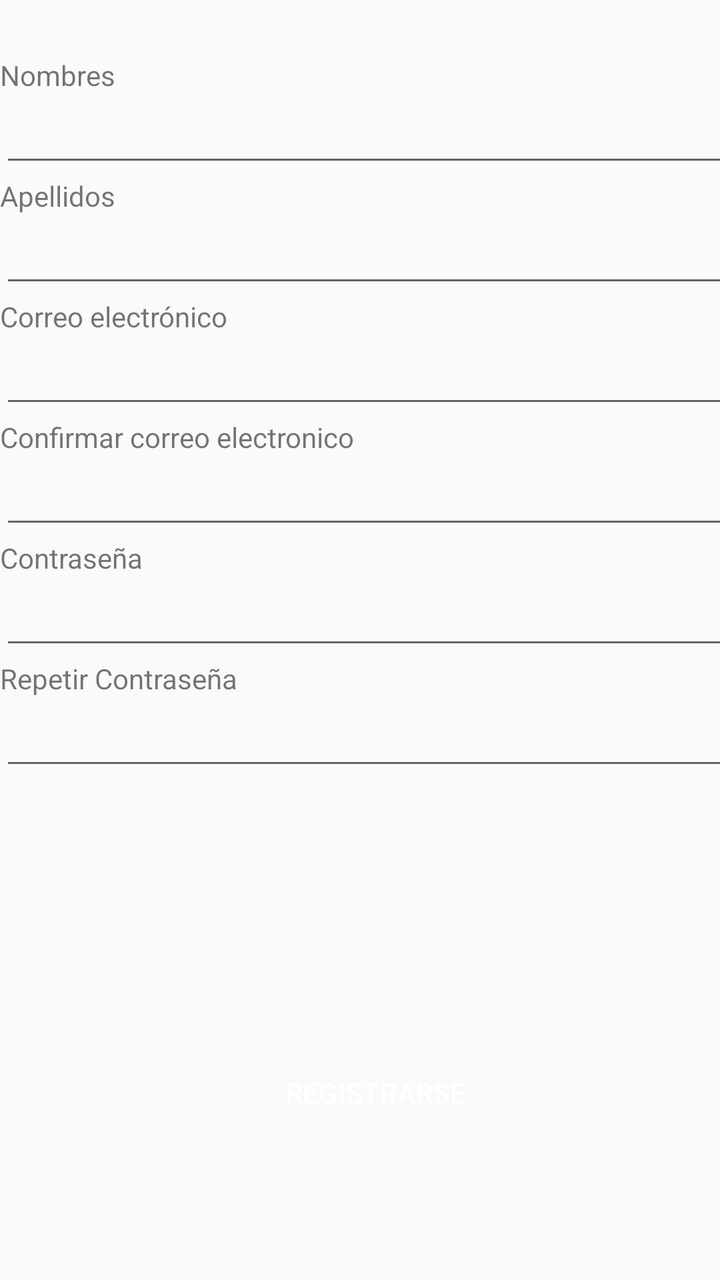
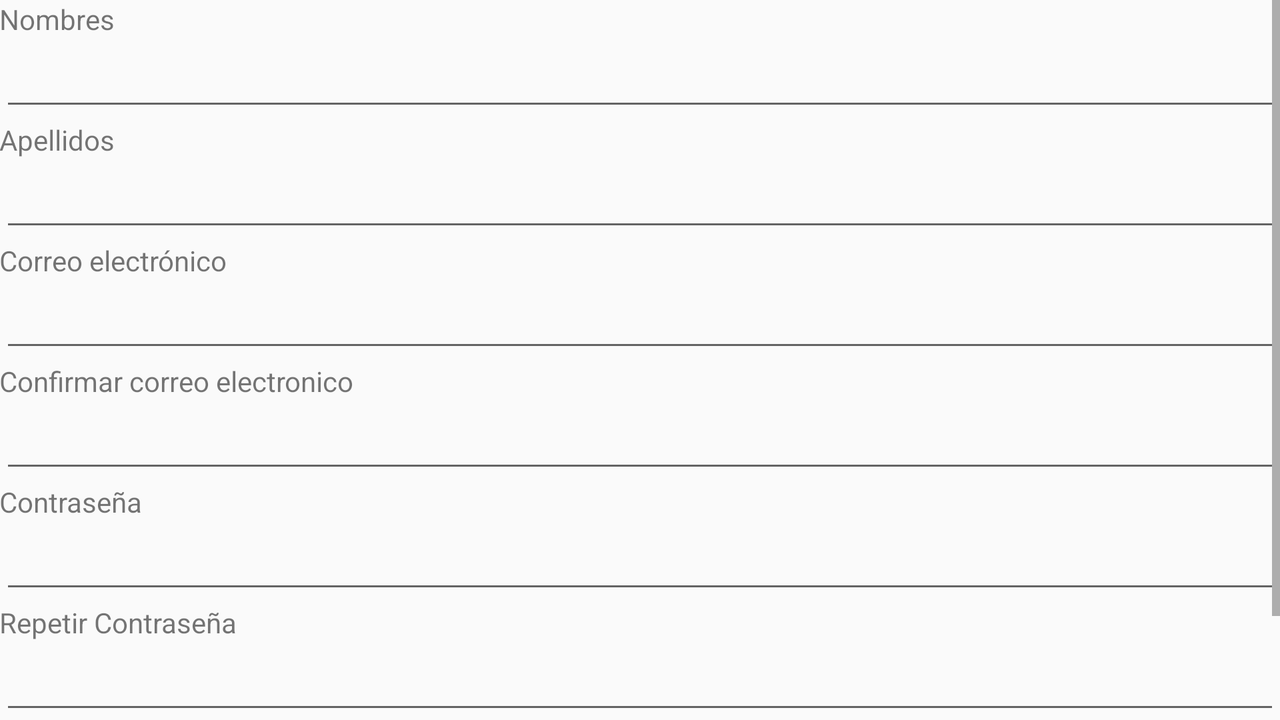

One screen, two layout resources from the same app: the default and the repository's alternative for another configuration. Each is rendered where Android would select it; the XML of both is given below.
<!-- AndroidManifest.xml: application theme AppTheme -->
<!-- res/layout/registro_activity.xml -->
<?xml version="1.0" encoding="utf-8"?>
<LinearLayout xmlns:android="http://schemas.android.com/apk/res/android"
    android:orientation="vertical" android:layout_width="match_parent"
    android:layout_height="match_parent"
    android:theme="@style/AppTheme"
    android:weightSum="1">


    <TableLayout
        android:layout_width="match_parent"
        android:layout_height="28dp"
        android:layout_gravity="center_horizontal"></TableLayout>

    <LinearLayout
        android:orientation="vertical"
        android:layout_width="376dp"
        android:layout_height="match_parent"
        android:weightSum="1">

        <LinearLayout
            android:orientation="vertical"
            android:layout_width="match_parent"
            android:layout_height="wrap_content"></LinearLayout>

        <TextView
            android:layout_width="wrap_content"
            android:layout_height="wrap_content"
            android:textAppearance="?android:attr/textAppearanceSmall"
            android:text="Nombres"
            android:id="@+id/txtNombre"
            android:layout_below="@+id/edtUsuarionuevo"
            android:layout_alignParentLeft="true"
            android:layout_alignParentStart="true" />

        <EditText
            android:layout_width="match_parent"
            android:layout_height="wrap_content"
            android:id="@+id/editText"
            android:layout_below="@+id/txtNombre"
            android:layout_alignParentLeft="true"
            android:layout_alignParentStart="true" />

        <TextView
            android:layout_width="wrap_content"
            android:layout_height="wrap_content"
            android:textAppearance="?android:attr/textAppearanceSmall"
            android:text="Apellidos"
            android:id="@+id/txtApellidos"
            android:layout_below="@+id/etNombres"
            android:layout_alignParentLeft="true"
            android:layout_alignParentStart="true" />

        <EditText
            android:layout_width="match_parent"
            android:layout_height="wrap_content"
            android:id="@+id/etNombres"
            android:layout_below="@+id/txtNombre"
            android:layout_alignParentLeft="true"
            android:layout_alignParentStart="true" />

        <TextView
            android:layout_width="wrap_content"
            android:layout_height="wrap_content"
            android:textAppearance="?android:attr/textAppearanceSmall"
            android:text="Correo electrónico"
            android:id="@+id/txtCorreo"
            android:layout_below="@+id/edtApellidos"
            android:layout_alignParentLeft="true"
            android:layout_alignParentStart="true" />

        <EditText
            android:layout_width="match_parent"
            android:layout_height="wrap_content"
            android:id="@+id/edtApellidos"
            android:layout_below="@+id/txtApellidos"
            android:layout_alignParentLeft="true"
            android:layout_alignParentStart="true" />

        <TextView
            android:layout_width="wrap_content"
            android:layout_height="wrap_content"
            android:textAppearance="?android:attr/textAppearanceSmall"
            android:text="Confirmar correo electronico"
            android:id="@+id/txtNuevoUsuario"
            android:layout_alignParentTop="true"
            android:layout_alignParentLeft="true"
            android:layout_alignParentStart="true" />

        <EditText
            android:layout_width="match_parent"
            android:layout_height="wrap_content"
            android:inputType="textEmailAddress"
            android:ems="10"
            android:id="@+id/edtCorreo"
            android:layout_below="@+id/txtCorreo"
            android:layout_alignParentLeft="true"
            android:layout_alignParentStart="true" />

        <TextView
            android:layout_width="wrap_content"
            android:layout_height="wrap_content"
            android:textAppearance="?android:attr/textAppearanceSmall"
            android:text="Contraseña"
            android:id="@+id/txtNuevaContraseña"
            android:layout_below="@+id/edtCorreo"
            android:layout_alignParentLeft="true"
            android:layout_alignParentStart="true" />

        <EditText
            android:layout_width="match_parent"
            android:layout_height="wrap_content"
            android:inputType="textPassword"
            android:ems="10"
            android:id="@+id/edtNuevaContraseña"
            android:layout_below="@+id/txtNuevaContraseña"
            android:layout_alignParentLeft="true"
            android:layout_alignParentStart="true" />

        <TextView
            android:layout_width="wrap_content"
            android:layout_height="wrap_content"
            android:textAppearance="?android:attr/textAppearanceSmall"
            android:text="Repetir Contraseña"
            android:id="@+id/txtRepetirContraseña"
            android:layout_below="@+id/edtNuevaContraseña"
            android:layout_alignParentLeft="true"
            android:layout_alignParentStart="true" />

        <EditText
            android:layout_width="match_parent"
            android:layout_height="wrap_content"
            android:inputType="textPassword"
            android:ems="10"
            android:id="@+id/edtRepetircontraseña"
            android:layout_below="@+id/txtRepetirContraseña"
            android:layout_alignParentLeft="true"
            android:layout_alignParentStart="true" />

        <TableRow
            android:layout_width="match_parent"
            android:layout_height="wrap_content"
            android:layout_gravity="center_horizontal"
            android:layout_weight="0.61"></TableRow>

        <Button
            android:layout_width="251dp"
            android:layout_height="wrap_content"
            android:text="Registrarse"
            android:theme="@style/ButtonNormal"
            android:background="@drawable/selector_boton_normal"
            android:id="@+id/button"
            android:layout_alignParentBottom="true"
            android:layout_centerHorizontal="true"
            android:layout_gravity="center_horizontal"
            android:layout_weight="0.11"
            android:textColor="#ffffff" />
    </LinearLayout>


</LinearLayout>
<!-- resources referenced by this layout -->
<resources>
  <!-- drawable selector_boton_normal (drawable) -->
  <?xml version="1.0" encoding="utf-8"?>
  <selector xmlns:android="http://schemas.android.com/apk/res/android">
      <item android:drawable="@drawable/boton_normal_presionado" android:state_pressed="true"></item>
      <item android:drawable="@drawable/boton_normal"></item>
  
  
  </selector>
  <style name="AppTheme" parent="Theme.AppCompat.Light.DarkActionBar">
          
          <item name="colorPrimary">@color/colorPrimary</item>
          <item name="colorPrimaryDark">@color/colorPrimaryDark</item>
          <item name="colorAccent">@color/colorAccent</item>
      </style>
  <style name="ButtonNormal">
          <item name="android:textColor">@color/colorTexto</item>
          <item name="android:paddingLeft">60dp</item>
          <item name="android:paddingRight">60dp</item>
          <item name="android:paddingTop">20dp</item>
          <item name="android:paddingBottom">20dp</item>
          <item name="android:minWidth">400dp</item>
          <item name="android:minHeight">50dp</item>
      </style>
  <!-- drawable boton_normal_presionado (drawable) -->
  <?xml version="1.0" encoding="utf-8"?>
  <selector xmlns:android="http://schemas.android.com/apk/res/android">
      <corners android:radius="2dp"></corners>
      <solid android:color="@color/colorPrimaryDark"></solid>
  </selector>
  <color name="colorPrimary">#ff097c</color>
  <color name="colorPrimaryDark">#c7045f</color>
  <color name="colorAccent">#FF4081</color>
  <color name="colorTexto">#ffffff</color>
</resources>
<!-- res/layout-land/registro_activity.xml (the repository's variant of the layout above) -->
<!-- drawn on the phone turned sideways -->
<?xml version="1.0" encoding="utf-8"?>
<LinearLayout xmlns:android="http://schemas.android.com/apk/res/android"
    android:orientation="vertical" android:layout_width="match_parent"
    android:layout_height="match_parent"
    android:theme="@style/AppTheme"
    android:weightSum="1">

<ScrollView
    android:layout_width="fill_parent"
    android:layout_height="fill_parent">


    <LinearLayout
        android:orientation="vertical"
        android:layout_width="fill_parent"
        android:layout_height="match_parent"
        android:weightSum="1">

        <TextView
            android:layout_width="wrap_content"
            android:layout_height="wrap_content"
            android:textAppearance="?android:attr/textAppearanceSmall"
            android:text="Nombres"
            android:id="@+id/txtNombre"
            android:layout_below="@+id/edtUsuarionuevo"
           android:paddingLeft="@dimen/activity_horizontal_margin"
            android:layout_alignParentStart="true" />

        <EditText
            android:layout_width="match_parent"
            android:layout_height="wrap_content"
            android:id="@+id/edtNombres"
            android:layout_below="@+id/txtNombre"
            android:layout_alignParentLeft="true"
            android:layout_alignParentStart="true" />

        <TextView
            android:layout_width="wrap_content"
            android:layout_height="wrap_content"
            android:textAppearance="?android:attr/textAppearanceSmall"
            android:text="Apellidos"
            android:id="@+id/txtApellidos"
            android:layout_below="@+id/edtConfirmarCorreo"
            android:layout_alignParentLeft="true"
            android:paddingLeft="@dimen/activity_horizontal_margin"
            android:layout_alignParentStart="true" />

        <EditText
            android:layout_width="match_parent"
            android:layout_height="wrap_content"
            android:id="@+id/edtapellidos"
            android:layout_below="@+id/txtNombre"
            android:layout_alignParentLeft="true"
            android:layout_alignParentStart="true" />

        <TextView
            android:layout_width="wrap_content"
            android:layout_height="wrap_content"
            android:textAppearance="?android:attr/textAppearanceSmall"
            android:text="Correo electrónico"
            android:id="@+id/txtCorreo"
            android:layout_below="@+id/edtConfirmarCorreo"
            android:layout_alignParentLeft="true"
            android:paddingLeft="@dimen/activity_horizontal_margin"
            android:layout_alignParentStart="true" />

        <EditText
            android:layout_width="match_parent"
            android:layout_height="wrap_content"
            android:id="@+id/edtCorreo"
            android:layout_below="@+id/txtApellidos"
            android:layout_alignParentLeft="true"
            android:layout_alignParentStart="true" />

        <TextView
            android:layout_width="wrap_content"
            android:layout_height="wrap_content"
            android:textAppearance="?android:attr/textAppearanceSmall"
            android:text="Confirmar correo electronico"
            android:id="@+id/txtNuevoUsuario"
            android:layout_alignParentTop="true"
            android:layout_alignParentLeft="true"
            android:paddingLeft="@dimen/activity_horizontal_margin"
            android:layout_alignParentStart="true" />

        <EditText
            android:layout_width="match_parent"
            android:layout_height="wrap_content"
            android:inputType="textEmailAddress"
            android:ems="10"
            android:id="@+id/edtConfirmarCorreo"
            android:layout_below="@+id/txtCorreo"
            android:layout_alignParentLeft="true"
            android:layout_alignParentStart="true" />

        <TextView
            android:layout_width="wrap_content"
            android:layout_height="wrap_content"
            android:textAppearance="?android:attr/textAppearanceSmall"
            android:text="Contraseña"
            android:id="@+id/txtNuevaContraseña"
            android:layout_below="@+id/edtConfirmarCorreo"
            android:layout_alignParentLeft="true"
            android:paddingLeft="@dimen/activity_horizontal_margin"
            android:layout_alignParentStart="true" />

        <EditText
            android:layout_width="match_parent"
            android:layout_height="wrap_content"
            android:inputType="textPassword"
            android:ems="10"
            android:id="@+id/edtNuevaContraseña"
            android:layout_below="@+id/txtNuevaContraseña"
            android:layout_alignParentLeft="true"
            android:layout_alignParentStart="true" />

        <TextView
            android:layout_width="wrap_content"
            android:layout_height="wrap_content"
            android:textAppearance="?android:attr/textAppearanceSmall"
            android:text="Repetir Contraseña"
            android:id="@+id/txtRepetirContraseña"
            android:layout_below="@+id/edtNuevaContraseña"
            android:layout_alignParentLeft="true"
            android:paddingLeft="@dimen/activity_horizontal_margin"
            android:layout_alignParentStart="true" />

        <EditText
            android:layout_width="match_parent"
            android:layout_height="wrap_content"
            android:inputType="textPassword"
            android:ems="10"
            android:id="@+id/edtRepetircontraseña"
            android:layout_below="@+id/txtRepetirContraseña"
            android:layout_alignParentLeft="true"
            android:layout_alignParentStart="true" />

        <TableRow
            android:layout_width="match_parent"
            android:layout_height="wrap_content"
            android:layout_gravity="center_horizontal"
            android:layout_weight="0.61"></TableRow>

        <Button
            android:layout_width="251dp"
            android:layout_height="wrap_content"
            android:text="Registrarse"
            android:theme="@style/ButtonNormal"
            android:background="@drawable/selector_boton_normal"
            android:id="@+id/btnRegistrarse"
            android:layout_alignParentBottom="true"
            android:layout_centerHorizontal="true"
            android:layout_gravity="center_horizontal"
            android:layout_weight="0.11"
            android:textColor="#ffffff" />
    </LinearLayout>
</ScrollView>
</LinearLayout>
